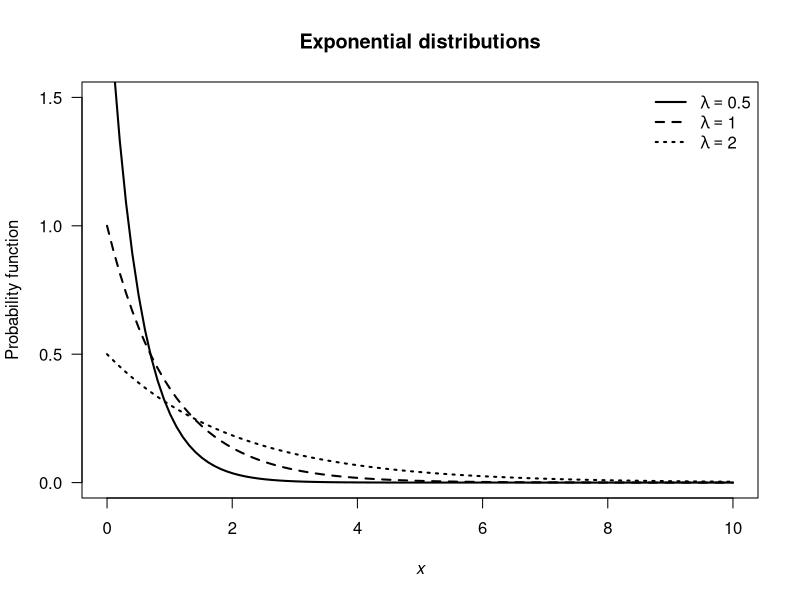

Write the R code that produced this figure.
## ---- chunk 1
x <- seq(0, 10,
         length = 100)

lambda <- c(0.5, 1, 2)

for (i in (1:length(lambda))){
  lambdai <- lambda[i]
  if (i == 1) {
     plot(x = x,
          y = dexp(x,
                   rate = 1/lambda[i]),
          xlab = expression(italic(x)),
          ylab = "Probability function",
          lwd = 2,
          las = 1,
          ylim = c(0, 1.5),
          type = "l",
          main = "Exponential distributions")
  } else {
    lines(x = x,
          y = dexp(x,
                   rate = 1/lambda[i]),
          lty = i,
          lwd = 2)
  }
}

legend( "topright",
        lty = 1:3,
        lwd = 2,
        bty = "n",
        legend = c(bquote(lambda == 0.5),
                   bquote(lambda == 1),
                   bquote(lambda == 2) )
        )
